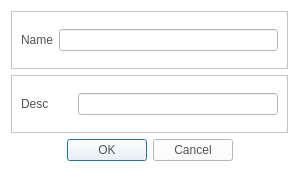
<?xml version="1.0" encoding="UTF-8"?>
<ui version="4.0">
 <class>AddQobuzPlaylist</class>
 <widget class="QDialog" name="AddQobuzPlaylist">
  <property name="geometry">
   <rect>
    <x>0</x>
    <y>0</y>
    <width>295</width>
    <height>172</height>
   </rect>
  </property>
  <property name="windowTitle">
   <string>Dialog</string>
  </property>
  <property name="styleSheet">
   <string notr="true">QLabel
{
	color: rgb(84, 84, 84);
	font: 14pt &quot;Segoe UI&quot;;
}
QPushButton
{
	color: rgb(84, 84, 84);
	font: 14pt &quot;Segoe UI&quot;;
}
QLineEdit
{
	color: rgb(84, 84, 84);
	font: 14pt &quot;Segoe UI&quot;;
}
QWidget
{
	background-color: rgb(255, 255, 255);
}</string>
  </property>
  <layout class="QGridLayout" name="gridLayout">
   <item row="0" column="0">
    <widget class="QFrame" name="frame">
     <property name="frameShape">
      <enum>QFrame::StyledPanel</enum>
     </property>
     <property name="frameShadow">
      <enum>QFrame::Raised</enum>
     </property>
     <layout class="QHBoxLayout" name="horizontalLayout_2">
      <item>
       <widget class="QLabel" name="label">
        <property name="text">
         <string>Name</string>
        </property>
       </widget>
      </item>
      <item>
       <widget class="QLineEdit" name="lineEditName">
        <property name="minimumSize">
         <size>
          <width>200</width>
          <height>0</height>
         </size>
        </property>
        <property name="maximumSize">
         <size>
          <width>16777215</width>
          <height>16777215</height>
         </size>
        </property>
       </widget>
      </item>
     </layout>
    </widget>
   </item>
   <item row="1" column="0">
    <widget class="QFrame" name="frame_2">
     <property name="frameShape">
      <enum>QFrame::StyledPanel</enum>
     </property>
     <property name="frameShadow">
      <enum>QFrame::Raised</enum>
     </property>
     <layout class="QHBoxLayout" name="horizontalLayout">
      <item>
       <widget class="QLabel" name="label_2">
        <property name="minimumSize">
         <size>
          <width>51</width>
          <height>0</height>
         </size>
        </property>
        <property name="text">
         <string>Desc</string>
        </property>
       </widget>
      </item>
      <item>
       <widget class="QLineEdit" name="lineEditDesc">
        <property name="minimumSize">
         <size>
          <width>200</width>
          <height>0</height>
         </size>
        </property>
        <property name="maximumSize">
         <size>
          <width>16777215</width>
          <height>16777215</height>
         </size>
        </property>
       </widget>
      </item>
     </layout>
    </widget>
   </item>
   <item row="2" column="0">
    <widget class="QDialogButtonBox" name="buttonBox">
     <property name="orientation">
      <enum>Qt::Horizontal</enum>
     </property>
     <property name="standardButtons">
      <set>QDialogButtonBox::Cancel|QDialogButtonBox::Ok</set>
     </property>
     <property name="centerButtons">
      <bool>true</bool>
     </property>
    </widget>
   </item>
  </layout>
 </widget>
 <resources/>
 <connections>
  <connection>
   <sender>buttonBox</sender>
   <signal>accepted()</signal>
   <receiver>AddQobuzPlaylist</receiver>
   <slot>accept()</slot>
   <hints>
    <hint type="sourcelabel">
     <x>248</x>
     <y>254</y>
    </hint>
    <hint type="destinationlabel">
     <x>157</x>
     <y>274</y>
    </hint>
   </hints>
  </connection>
  <connection>
   <sender>buttonBox</sender>
   <signal>rejected()</signal>
   <receiver>AddQobuzPlaylist</receiver>
   <slot>reject()</slot>
   <hints>
    <hint type="sourcelabel">
     <x>316</x>
     <y>260</y>
    </hint>
    <hint type="destinationlabel">
     <x>286</x>
     <y>274</y>
    </hint>
   </hints>
  </connection>
 </connections>
</ui>
